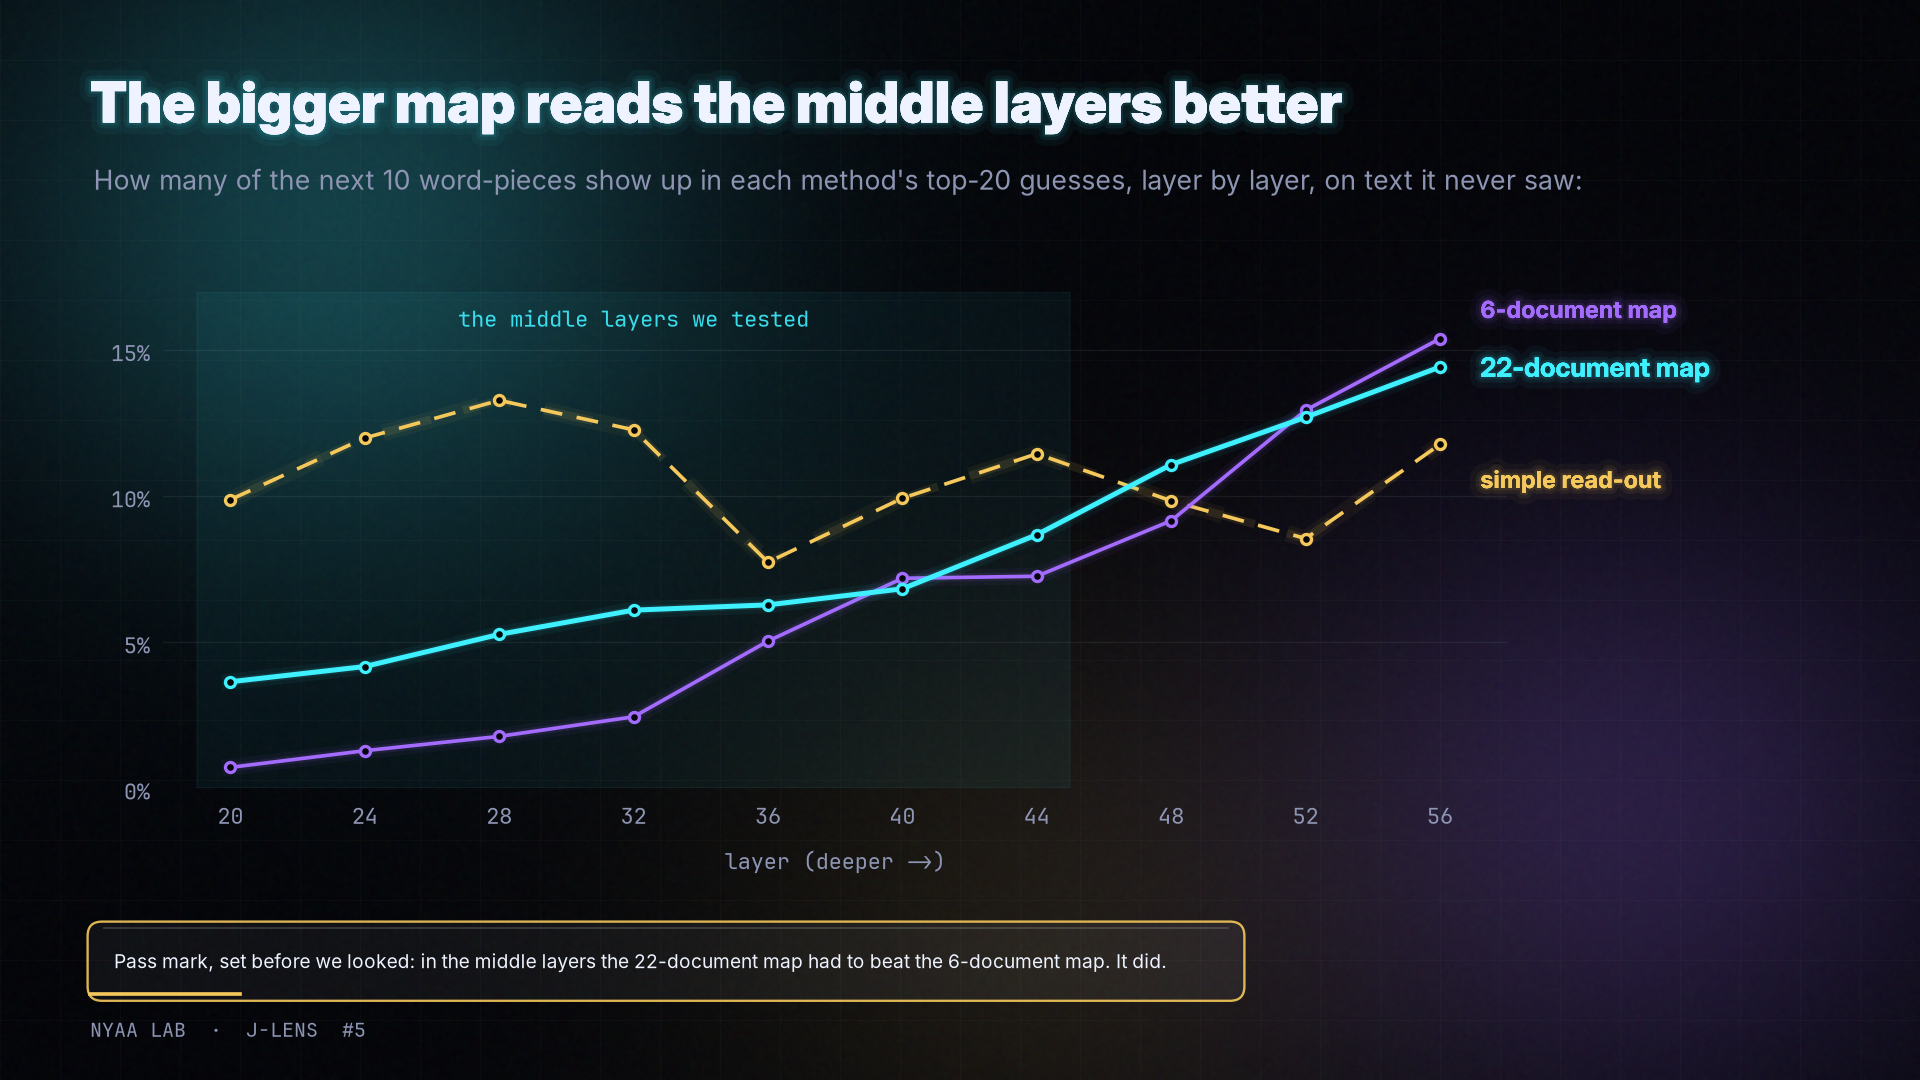

This figure's Python source:
# J-Lens #5 picture 1, NYAA look. Data: score_stage1.json 67449876 (b7f9ac27, Deron GRADED CONTINUE post P093), per-layer fut20 table (report-only).
import sys, os; sys.path.insert(0, os.path.expanduser("../tools"))
from nyaa_look import *
import numpy as np
L = [20, 24, 28, 32, 36, 40, 44, 48, 52, 56]
J22 = [.0365, .0417, .0527, .0610, .0628, .0683, .0868, .1108, .1270, .1442]
J6 = [.0072, .0129, .0178, .0245, .0504, .0719, .0726, .0916, .1294, .1539]
LOG = [.0988, .1199, .1328, .1227, .0774, .0993, .1145, .0984, .0855, .1177]
fig, ax0 = canvas(glows=((0.18, 0.80, CYAN, 0.24), (0.85, 0.25, PURPLE, 0.22), (0.55, 0.15, GOLD, 0.10)), seed=21)
glow_text(ax0, 0.75, 8.15, "The bigger map reads the middle layers better", size=34, family=HEAD, weight="black", glow=CYAN)
glow_text(ax0, 0.78, 7.5, "How many of the next 10 word-pieces show up in each method's top-20 guesses, layer by layer, on text it never saw:", size=16, color=DIM)
ax = fig.add_axes([0.085, 0.27, 0.70, 0.46]); ax.set_facecolor("none")
ax.axvspan(19, 45, color=CYAN, alpha=0.05); ax.text(32, 0.158, "the middle layers we tested", color=CYAN, fontsize=13, family=MONO, ha="center", alpha=0.9)
for ys, c, ls, lw in ((LOG, GOLD, (0, (6, 4)), 2.2), (J6, PURPLE, "-", 2.2), (J22, CYAN, "-", 3.0)):
    for k, a in ((10, .05), (5, .10)): ax.plot(L, ys, color=c, lw=k, alpha=a, ls=ls)
    ax.plot(L, ys, color=c, lw=lw, ls=ls, marker="o", ms=6, mfc=INK, mec=c, mew=2)
ax.set_xlim(18, 58); ax.set_ylim(0, 0.17); ax.set_xticks(L); ax.set_xticklabels([str(l) for l in L], fontsize=13, color=DIM, family=MONO)
ax.set_yticks([0, .05, .10, .15]); ax.set_yticklabels(["0%", "5%", "10%", "15%"], fontsize=13, color=DIM, family=MONO)
ax.tick_params(length=0, pad=8); ax.grid(axis="y", color=WHITE, alpha=0.07); [s.set_visible(False) for s in ax.spines.values()]
ax.set_xlabel("layer (deeper ->)", color=DIM, fontsize=13, family=MONO, labelpad=10)
glow_text(ax, 57.2, J22[-1], "22-document map", color=CYAN, size=16, weight="bold", family=HEAD, glow=CYAN, transform=ax.transData)
glow_text(ax, 57.2, J6[-1] + 0.010, "6-document map", color=PURPLE, size=14, weight="bold", glow=PURPLE, transform=ax.transData)
glow_text(ax, 57.2, LOG[-1] - 0.012, "simple read-out", color=GOLD, size=14, weight="bold", glow=GOLD, transform=ax.transData)
glass(ax0, 0.75, 0.68, 9.6, 0.62, edge=GOLD, fill_alpha=0.05, r=0.12)
glow_text(ax0, 0.95, 0.99, "Pass mark, set before we looked: in the middle layers the 22-document map had to beat the 6-document map. It did.", size=11.5, color=WHITE)
brand(ax0, "J-Lens", 5)
print(save(fig, os.path.expanduser("./01-the-bigger-map.png")))
